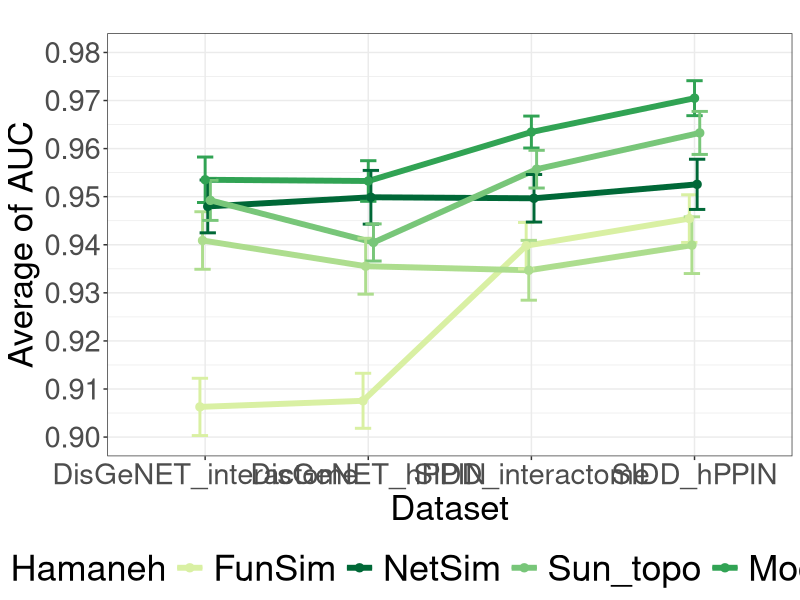

Write R code to recreate this figure.
# ---plot function---
# from cookbook for R http://www.cookbook-r.com/Graphs/Plotting_means_and_error_bars_(ggplot2)/
## Gives count, mean, standard deviation, standard error of the mean, and confidence interval (default 95%).
##   data: a data frame.
##   measurevar: the name of a column that contains the variable to be summariezed
##   groupvars: a vector containing names of columns that contain grouping variables
##   na.rm: a boolean that indicates whether to ignore NA's
##   conf.interval: the percent range of the confidence interval (default is 95%)
summarySE <- function(data=NULL, measurevar, groupvars=NULL, na.rm=FALSE,
                      conf.interval=.95, .drop=TRUE) {
  library(plyr)
  
  # New version of length which can handle NA's: if na.rm==T, don't count them
  length2 <- function (x, na.rm=FALSE) {
    if (na.rm) sum(!is.na(x))
    else       length(x)
  }
  
  # This does the summary. For each group's data frame, return a vector with
  # N, mean, and sd
  datac <- ddply(data, groupvars, .drop=.drop,
                 .fun = function(xx, col) {
                   c(N    = length2(xx[[col]], na.rm=na.rm),
                     mean = mean   (xx[[col]], na.rm=na.rm),
                     sd   = sd     (xx[[col]], na.rm=na.rm)
                   )
                 },
                 measurevar
  )
  
  # Rename the "mean" column    
  datac <- rename(datac, c("mean" = measurevar))
  
  datac$se <- datac$sd / sqrt(datac$N)  # Calculate standard error of the mean
  
  # Confidence interval multiplier for standard error
  # Calculate t-statistic for confidence interval: 
  # e.g., if conf.interval is .95, use .975 (above/below), and use df=N-1
  ciMult <- qt(conf.interval/2 + .5, datac$N-1)
  datac$ci <- datac$se * ciMult
  
  return(datac)
}

rawauc2bardata <-function(auc, dataname='a'){
  mauc <- melt(auc,id=c('trial'))
  bardata <- summarySE(mauc, measurevar = "value", groupvars = c('variable'))
  bardata$data = rep(dataname, nrow(bardata))
  bardata
}
# ---------------
# -----plot------
library(ggplot2)
library(reshape2)
auc_sh <- read.table('data/auc_sh.txt', 
                   header = TRUE, sep = '\t', stringsAsFactors = FALSE)
bar_sh = rawauc2bardata(auc_sh, 'sh')
auc_si <- read.table('data/auc_si.txt', 
                     header = TRUE, sep = '\t', stringsAsFactors = FALSE)
bar_si = rawauc2bardata(auc_si, 'si')
auc_dh <- read.table('data/auc_dh.txt', 
                     header = TRUE, sep = '\t', stringsAsFactors = FALSE)
bar_dh = rawauc2bardata(auc_dh, 'dh')
auc_di <- read.table('data/auc_di.txt', 
                     header = TRUE, sep = '\t', stringsAsFactors = FALSE)
bar_di = rawauc2bardata(auc_di, 'di')

bars = rbind(bar_sh, bar_si, bar_dh, bar_di)


cbPalette <- c('#addd8e','#d9f0a3', '#006837', '#78c679', '#31a354')
p <- ggplot(data=bars, aes(x=data, y=value, group=variable, colour=variable)) + 
  geom_line(size=2, position=position_dodge(0.08)) + 
  geom_errorbar(aes(ymin=value-sd, ymax=value+sd), 
                width=0.5, size=1, position=position_dodge(0.08)) + 
  geom_point(# aes(shape=variable),
             size=2.5, 
             position=position_dodge(0.08)) + 
  theme_bw() + 
  theme(legend.position="bottom",
        legend.text = element_text(size = 26),
        legend.title = element_blank(),
        legend.key.size = unit(0.8, "cm"), 
        axis.text=element_text(size=21), 
        axis.title=element_text(size=25)) + 
  scale_colour_manual(values = cbPalette, 
                      # name  ="method",
                      breaks=c("Hamaneh", "FunSim", "NetSim", 
                               "Sun_topo", "ModuleSim"),
                      labels=c("Hamaneh", "FunSim", "NetSim", 
                               "Sun_topo", "ModuleSim")) + 
  # scale_shape_manual(values=c(0, 1, 2, 5, 6), 
  #                    breaks=c("Hamaneh", "FunSim", "NetSim", 
  #                             "Sun_topo", "ModuleSim"),
  #                    labels=c("Hamaneh", "FunSim", "NetSim", 
  #                             "Sun_topo", "ModuleSim")) + 
  labs(title='', x='Dataset', 
       y='Average of AUC') + 
  scale_x_discrete(limits=c("di","dh","si", 'sh'), 
                   labels=c("DisGeNET_interactome", "DisGeNET_hPPIN", 
                            "SIDD_interactome", "SIDD_hPPIN")) + 
  scale_y_continuous(limits=c(0.90, 0.98), breaks = seq(0.90, 0.98, 0.01))
# --------------
